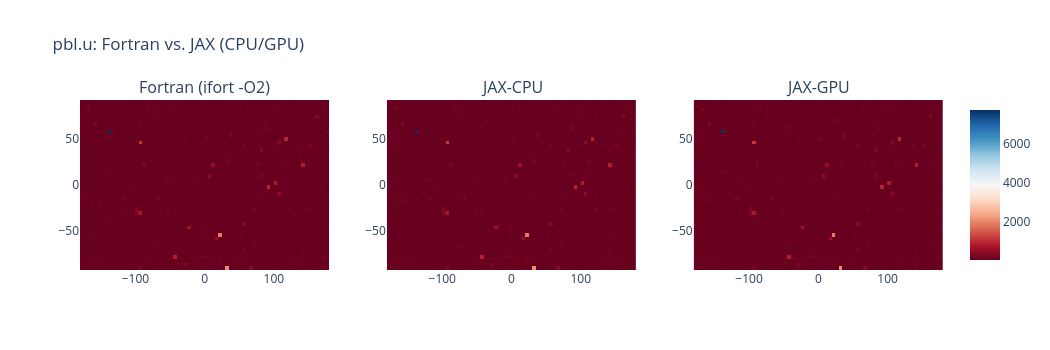
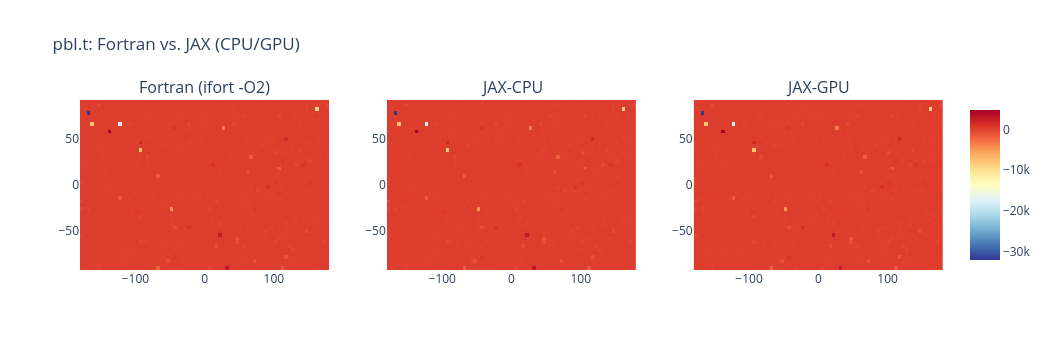
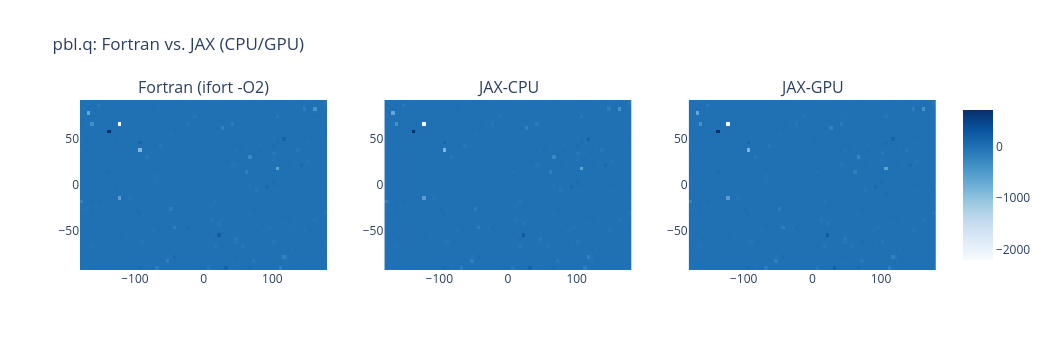
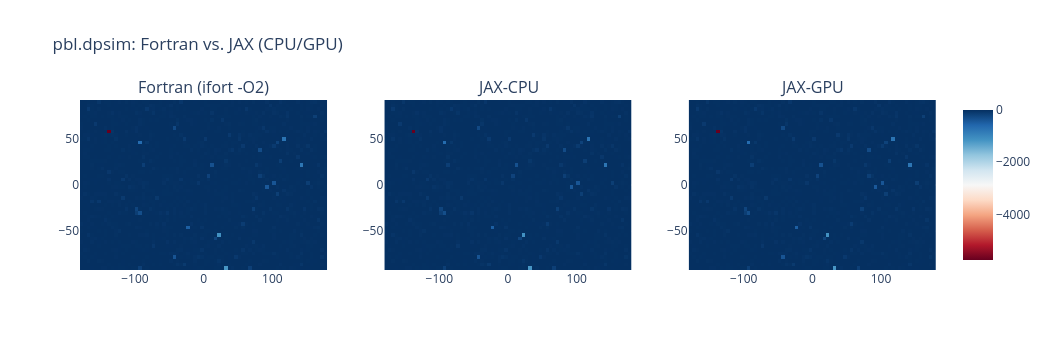

Notebook cell for these charts, in order:
### Markdown cell above
## 5. PBL similarity — Fortran vs. JAX (CPU/GPU)

### Code cell
pbl_dashboards = {}
for field in PBL_FIELDS:
    fig = leg_dashboard(pbl_maps, field, FIELD_COLORSCALE[field], "pbl")
    pbl_dashboards[field] = fig
    fig.show()
